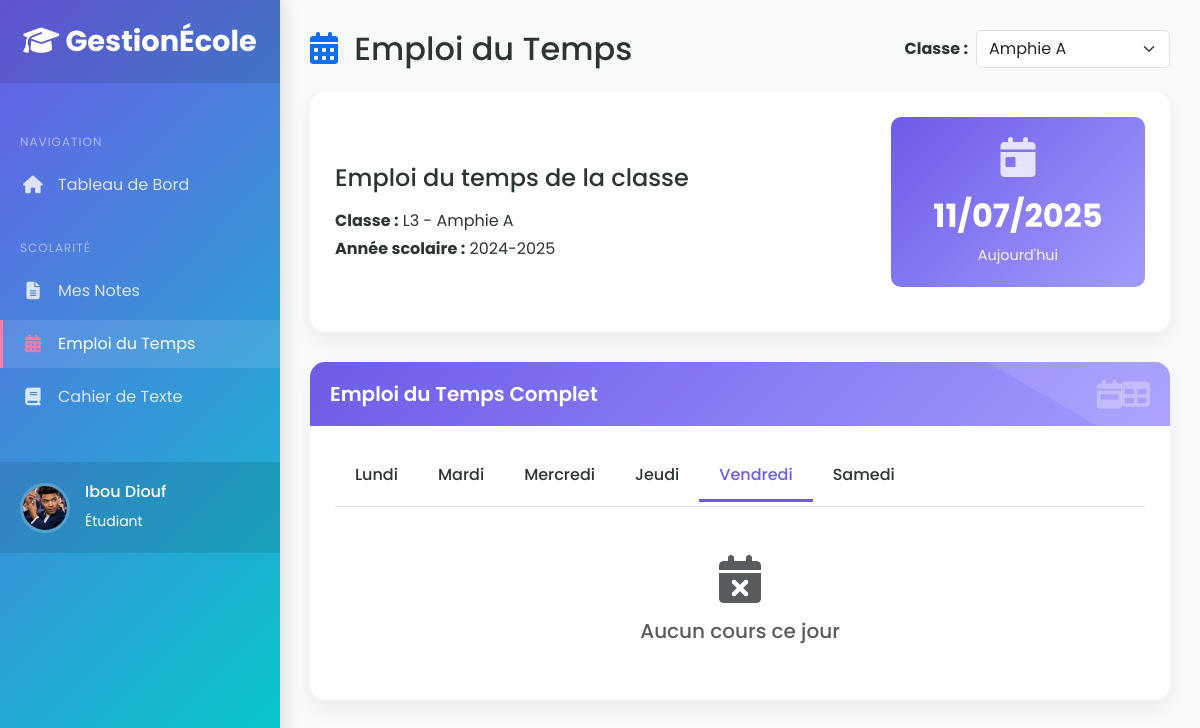
The app's page /etudiant/scolarite/emploi.php (signed in) with its own data.
### tables this page shows
CREATE TABLE IF NOT EXISTS `utilisateurs` (
  `id` int NOT NULL AUTO_INCREMENT,
  `nom` varchar(50) NOT NULL,
  `prenom` varchar(50) DEFAULT NULL,
  `email` varchar(100) NOT NULL,
  `password` varchar(255) NOT NULL,
  `role` enum('admin','enseignant','etudiant') NOT NULL,
  `telephone` varchar(20) DEFAULT NULL,
  `adresse` text,
  `sexe` enum('M','F') DEFAULT NULL,
  `date_naissance` date DEFAULT NULL,
  `photo_profil` varchar(255) DEFAULT NULL,
  `specialite` varchar(100) DEFAULT NULL,
  `grade` varchar(50) DEFAULT NULL,
  `contrat` enum('titulaire','contractuel','vacataire') DEFAULT NULL,
  `groupe_sanguin` varchar(3) DEFAULT NULL,
  `statut` tinyint(1) DEFAULT '1',
  `created_at` datetime DEFAULT CURRENT_TIMESTAMP,
  `updated_at` datetime DEFAULT NULL ON UPDATE CURRENT_TIMESTAMP,
  PRIMARY KEY (`id`),
  UNIQUE KEY `email` (`email`)
);

CREATE TABLE IF NOT EXISTS `classes` (
  `id` int NOT NULL AUTO_INCREMENT,
  `nom` varchar(50) DEFAULT NULL,
  `niveau` varchar(50) DEFAULT NULL,
  `cycle_id` int DEFAULT NULL,
  `annee_id` int DEFAULT NULL,
  `responsable_id` int DEFAULT NULL,
  `capacite_max` int DEFAULT '30',
  PRIMARY KEY (`id`),
  KEY `cycle_id` (`cycle_id`),
  KEY `annee_id` (`annee_id`),
  KEY `responsable_id` (`responsable_id`)
);

CREATE TABLE IF NOT EXISTS `annees_scolaires` (
  `id` int NOT NULL AUTO_INCREMENT,
  `annee` varchar(20) NOT NULL,
  `date_debut` date DEFAULT NULL,
  `date_fin` date DEFAULT NULL,
  `statut` enum('planifie','en_cours','termine') DEFAULT 'planifie',
  PRIMARY KEY (`id`)
);

### etudiant/scolarite/emploi.php (the view, shortened to what this page needs)
<?php
require_once '../../config/db.php';
$etudiant_id = $_SESSION['user_id'];
$emploi_du_temps = [];
$toutes_les_classes = [];
$classe_selectionnee_info = null;
try {
    $stmt_etudiant = $pdo->prepare("SELECT * FROM utilisateurs WHERE id = ?");
    $stmt_etudiant->execute([$etudiant_id]);
    $etudiant = $stmt_etudiant->fetch();
    $annee_en_cours = $pdo->query("SELECT * FROM annees_scolaires WHERE statut = 'en_cours' LIMIT 1")->fetch();
    if ($annee_en_cours) {
        $stmt_toutes_classes = $pdo->prepare("SELECT id, nom, niveau FROM classes WHERE annee_id = ? ORDER BY nom");
        $stmt_toutes_classes->execute([$annee_en_cours['id']]);
        $toutes_les_classes = $stmt_toutes_classes->fetchAll();
        $classe_a_afficher_id = $_GET['classe_id'] ?? null;
        if (!$classe_a_afficher_id) {
            $stmt_classe_etudiant = $pdo->prepare("SELECT c.id FROM classes c JOIN inscriptions i ON c.id = i.classe_id WHERE i.etudiant_id = ? AND i.annee_id = ? AND i.statut = 'actif'");
            $stmt_classe_etudiant->execute([$etudiant_id, $annee_en_cours['id']]);
            $classe_a_afficher_id = $stmt_classe_etudiant->fetchColumn();
        }
        if ($classe_a_afficher_id) {
            $stmt_classe_selectionnee = $pdo->prepare("SELECT * FROM classes WHERE id = ?");
            $stmt_classe_selectionnee->execute([$classe_a_afficher_id]);
            $classe_selectionnee_info = $stmt_classe_selectionnee->fetch();
            $stmt_edt = $pdo->prepare("
                SELECT e.*, m.nom AS matiere, u.nom AS enseignant_nom, u.prenom AS enseignant_prenom,
                       s.nom AS salle, m.code AS matiere_code
                FROM emploi_temps e
                JOIN matieres m ON e.matiere_id = m.id
                JOIN utilisateurs u ON e.enseignant_id = u.id
                JOIN salles s ON e.salle_id = s.id
                WHERE e.classe_id = ? AND e.annee_id = ?
                ORDER BY e.heure_debut
            ");
            $stmt_edt->execute([$classe_a_afficher_id, $annee_en_cours['id']]);
            $all_cours = $stmt_edt->fetchAll();
            foreach ($all_cours as $cours) {
                $emploi_du_temps[$cours['jour']][] = $cours;
            }
        }
    }
} catch (PDOException $e) {
    die("Erreur de base de données : " . $e->getMessage());
}
$jours_semaine = ['lundi', 'mardi', 'mercredi', 'jeudi', 'vendredi', 'samedi'];
$jours_fr_map = [
    'monday' => 'lundi', 'tuesday' => 'mardi', 'wednesday' => 'mercredi',
    'thursday' => 'jeudi', 'friday' => 'vendredi', 'saturday' => 'samedi', 'sunday' => 'dimanche'
];
$jour_actuel_en = strtolower(date('l'));
$jour_actuel_fr = $jours_fr_map[$jour_actuel_en] ?? null;
?>
<!DOCTYPE html>
<html lang="fr">
<head>
    <link href="https://cdn.jsdelivr.net/npm/bootstrap@5.3.3/dist/css/bootstrap.min.css" rel="stylesheet">
    <link rel="stylesheet" href="https://cdnjs.cloudflare.com/ajax/libs/font-awesome/6.5.2/css/all.min.css">
</head>
<body>
    <nav id="sidebar">
        <div class="sidebar-header">
            <a href="../dashboard.php" class="logo"><i class="fas fa-graduation-cap"></i> GestionÉcole</a>
        </div>
        <ul class="list-unstyled sidebar-nav">
            <li class="nav-category">Navigation</li>
            <li class="nav-item"><a href="../dashboard.php" class="nav-link"><i class="fas fa-home"></i> Tableau de Bord</a></li>
            <li class="nav-category">Scolarité</li>
            <li class="nav-item"><a href="bulletin.php" class="nav-link"><i class="fas fa-file-alt"></i> Mes Notes</a></li>
            <li class="nav-item"><a href="emploi.php" class="nav-link active"><i class="fas fa-calendar-alt"></i> Emploi du Temps</a></li>
            <li class="nav-item"><a href="cahier_texte.php" class="nav-link"><i class="fas fa-book"></i> Cahier de Texte</a></li>
        </ul>
        <div class="user-profile">
            <img src="../../assets/img/profiles/<?= htmlspecialchars($etudiant['photo_profil'] ?? 'default.png') ?>" alt="Photo de profil">
            <div class="user-info"><h6><?= htmlspecialchars($etudiant['prenom'] . ' ' . $etudiant['nom']) ?></h6><small>Étudiant</small></div>
        </div>
    </nav>
    <div id="main-content">
        <div class="d-flex justify-content-between align-items-center mb-4">
            <h2 class="mb-0"><i class="fas fa-calendar-alt text-primary me-2"></i> Emploi du Temps</h2>
            <form method="GET" class="d-flex align-items-center">
                <label for="classe_id" class="form-label me-2 mb-0 fw-bold">Classe :</label>
                <select name="classe_id" id="classe_id" class="form-select w-auto" onchange="this.form.submit()">
                    <?php foreach ($toutes_les_classes as $classe): ?>
                        <option value="<?= $classe['id'] ?>" <?= ($classe_a_afficher_id == $classe['id']) ? 'selected' : '' ?>>
                            <?= htmlspecialchars($classe['nom']) ?>
                        </option>
                    <?php endforeach; ?>
                </select>
            </form>
        </div>
        <?php if ($classe_a_afficher_id): ?>
        <div class="dashboard-card animate-fade-in">
            <div class="card-body">
                <div class="row align-items-center">
                    <div class="col-md-8">
                        <h4 class="mb-3">Emploi du temps de la classe</h4>
                        <p class="mb-1"><strong>Classe :</strong> <?= htmlspecialchars($classe_selectionnee_info['niveau'] . ' - ' . $classe_selectionnee_info['nom']) ?></p>
                        <p class="mb-0"><strong>Année scolaire :</strong> <?= $annee_en_cours ? htmlspecialchars($annee_en_cours['annee']) : 'Non définie' ?></p>
                    </div>
                    <div class="col-md-4 text-center">
                        <div class="stat-card stat-card-primary">
                            <i class="fas fa-calendar-day"></i>
                            <div class="stat-value"><?= date('d/m/Y') ?></div>
                            <div class="stat-label">Aujourd'hui</div>
                        </div>
                    </div>
                </div>
            </div>
        </div>
        <div class="dashboard-card animate-fade-in">
            <div class="card-header"><h5><i class="fas fa-calendar-week me-2"></i> Emploi du Temps Complet</h5><i class="fas fa-table"></i></div>
            <div class="card-body">
                <ul class="nav nav-tabs mb-4" id="edtTabs" role="tablist">
                    <?php foreach ($jours_semaine as $jour): ?>
                        <li class="nav-item" role="presentation">
                            <button class="nav-link <?= $jour === $jour_actuel_fr ? 'active' : '' ?>" id="<?= $jour ?>-tab" data-bs-toggle="tab" data-bs-target="#<?= $jour ?>-pane" type="button"><?= ucfirst($jour) ?></button>
                        </li>
                    <?php endforeach; ?>
                </ul>
                <div class="tab-content" id="edtTabsContent">
                    <?php foreach ($jours_semaine as $jour): ?>
                        <div class="tab-pane fade <?= $jour === $jour_actuel_fr ? 'show active' : '' ?>" id="<?= $jour ?>-pane" role="tabpanel">
                            <?php if (!empty($emploi_du_temps[$jour])): ?>
                                <div class="table-responsive">
                                    <table class="edt-table">
                                        <thead><tr><th>Heure</th><th>Matière</th><th>Enseignant</th><th>Salle</th></tr></thead>
                                        <tbody>
                                            <?php foreach ($emploi_du_temps[$jour] as $c): ?>
                                                <tr class="<?= $jour === $jour_actuel_fr ? 'jour-actuel' : '' ?>">
                                                    <td class="heure-cell"><?= date('H:i', strtotime($c['heure_debut'])) ?> - <?= date('H:i', strtotime($c['heure_fin'])) ?></td>
                                                    <td><div class="cours-cell"><div class="matiere"><?= htmlspecialchars($c['matiere']) ?></div><small class="text-muted"><?= htmlspecialchars($c['matiere_code']) ?></small></div></td>
                                                    <td><?= htmlspecialchars($c['enseignant_prenom'] . ' ' . $c['enseignant_nom']) ?></td>
                                                    <td><span class="badge bg-light text-dark"><?= htmlspecialchars($c['salle']) ?></span></td>
                                                </tr>
                                            <?php endforeach; ?>
                                        </tbody>
                                    </table>
                                </div>
                            <?php else: ?>
                                <div class="text-center py-4"><i class="fas fa-calendar-times fa-3x text-muted mb-3"></i><h5 class="text-muted">Aucun cours ce jour</h5></div>
                            <?php endif; ?>
                        </div>
                    <?php endforeach; ?>
                </div>
            </div>
        </div>
        <?php else: ?>
            <div class="alert alert-info">Veuillez sélectionner une classe dans le menu déroulant ci-dessus pour afficher son emploi du temps.</div>
        <?php endif; ?>
    </div>
</body>
</html>

### etudiant/scolarite/emploi.php (style rules this page uses)
:root { --primary: #6c5ce7; --primary-light: #a29bfe; --secondary: #00cec9; --accent: #fd79a8; --dark: #2d3436; --light: #f5f6fa; --success: #00b894; --warning: #fdcb6e; --danger: #d63031; --info: #0984e3; }
body { font-family: 'Poppins', sans-serif; background-color: #f8f9fa; color: var(--dark); overflow-x: hidden; }
#sidebar { width: 280px; height: 100vh; position: fixed; left: 0; top: 0; background: linear-gradient(135deg, var(--primary), var(--secondary)); color: white; transition: all 0.3s; z-index: 1000; box-shadow: 5px 0 15px rgba(0,0,0,0.1); }
.sidebar-header { padding: 20px; background: rgba(0,0,0,0.1); text-align: center; }
.sidebar-header .logo { font-size: 1.8rem; font-weight: 700; color: white; text-decoration: none; }
.sidebar-nav { padding: 20px 0; }
.nav-item { position: relative; margin-bottom: 5px; }
.nav-link { color: rgba(255,255,255,0.8); padding: 12px 20px; display: flex; align-items: center; transition: all 0.3s; border-left: 3px solid transparent; }
.nav-link:hover, .nav-link.active { color: white; background: rgba(255,255,255,0.1); border-left: 3px solid var(--accent); text-decoration: none; }
.nav-link i { margin-right: 15px; font-size: 1.1rem; width: 20px; text-align: center; }
.nav-link.active i { color: var(--accent); }
.nav-category { padding: 10px 20px; font-size: 0.75rem; text-transform: uppercase; letter-spacing: 1px; color: rgba(255,255,255,0.5); margin-top: 20px; }
#main-content { margin-left: 280px; padding: 30px; transition: all 0.3s; min-height: 100vh; }
.dashboard-card { background: white; border-radius: 15px; box-shadow: 0 10px 20px rgba(0,0,0,0.05); margin-bottom: 30px; transition: all 0.3s ease; border: none; overflow: hidden; position: relative; }
.card-header { background: linear-gradient(135deg, var(--primary), var(--primary-light)); color: white; padding: 20px; border-bottom: none; position: relative; overflow: hidden; }
.card-header::after { content: ''; position: absolute; top: -50%; right: -50%; width: 100%; height: 200%; background: rgba(255,255,255,0.1); transform: rotate(30deg); pointer-events: none; }
.card-header h5 { font-weight: 600; margin: 0; position: relative; z-index: 1; }
.card-header i { font-size: 1.8rem; opacity: 0.3; position: absolute; right: 20px; top: 50%; transform: translateY(-50%); z-index: 0; }
.card-body { padding: 25px; }
.user-profile { display: flex; align-items: center; padding: 20px; background: rgba(0,0,0,0.1); margin-top: auto; }
.user-profile img { width: 50px; height: 50px; border-radius: 50%; object-fit: cover; border: 3px solid rgba(255,255,255,0.2); margin-right: 15px; }
.animate-fade-in { animation: fadeIn 0.6s ease-out forwards; }
.stat-card { text-align: center; padding: 20px; border-radius: 10px; color: white; margin-bottom: 20px; position: relative; overflow: hidden; transition: all 0.3s; }
.stat-card i { font-size: 2.5rem; margin-bottom: 15px; opacity: 0.8; }
.stat-card .stat-value { font-size: 2rem; font-weight: 700; margin-bottom: 5px; }
.stat-card .stat-label { font-size: 0.9rem; opacity: 0.9; }
.stat-card-primary { background: linear-gradient(135deg, var(--primary), var(--primary-light)); }
.nav-tabs .nav-link { color: var(--dark); border: none; padding: 12px 20px; font-weight: 500; }
.nav-tabs .nav-link.active { color: var(--primary); border-bottom: 3px solid var(--primary); background: transparent; }

### records on screen
utilisateurs: photo_profil (picture), prenom+nom "Ibou Diouf"
classes: niveau+nom "L3 - Amphie A"
annees_scolaires: annee "2024-2025"

### other values on screen
$jour "Lundi"
$jour "Mardi"
$jour "Mercredi"
$jour "Jeudi"
$jour "Vendredi"
$jour "Samedi"
form field classe_id "Amphie A"
